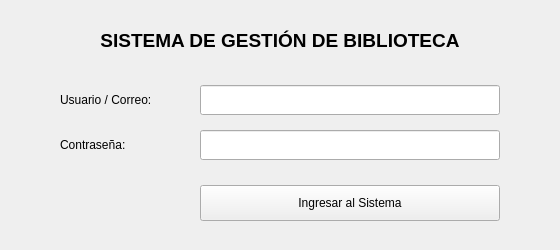
<?xml version="1.0" encoding="UTF-8"?>
<ui version="4.0">
 <class>Form</class>
 <widget class="QWidget" name="Form">
  <property name="geometry">
   <rect>
    <x>0</x>
    <y>0</y>
    <width>560</width>
    <height>250</height>
   </rect>
  </property>
  <property name="windowTitle">
   <string>Inicio de Sesión - Sistema de Biblioteca</string>
  </property>
  <widget class="QLabel" name="lbl_titulo">
   <property name="geometry">
    <rect>
     <x>20</x>
     <y>20</y>
     <width>520</width>
     <height>40</height>
    </rect>
   </property>
   <property name="font">
    <font>
     <pointsize>14</pointsize>
     <bold>true</bold>
    </font>
   </property>
   <property name="text">
    <string>SISTEMA DE GESTIÓN DE BIBLIOTECA</string>
   </property>
   <property name="alignment">
    <set>Qt::AlignCenter</set>
   </property>
  </widget>
  <widget class="QLabel" name="lbl_usuario">
   <property name="geometry">
    <rect>
     <x>60</x>
     <y>85</y>
     <width>130</width>
     <height>30</height>
    </rect>
   </property>
   <property name="text">
    <string>Usuario / Correo:</string>
   </property>
  </widget>
  <widget class="QLineEdit" name="txt_usuario">
   <property name="geometry">
    <rect>
     <x>200</x>
     <y>85</y>
     <width>300</width>
     <height>30</height>
    </rect>
   </property>
  </widget>
  <widget class="QLabel" name="lbl_password">
   <property name="geometry">
    <rect>
     <x>60</x>
     <y>130</y>
     <width>130</width>
     <height>30</height>
    </rect>
   </property>
   <property name="text">
    <string>Contraseña:</string>
   </property>
  </widget>
  <widget class="QLineEdit" name="txt_password">
   <property name="geometry">
    <rect>
     <x>200</x>
     <y>130</y>
     <width>300</width>
     <height>30</height>
    </rect>
   </property>
   <property name="echoMode">
    <enum>QLineEdit::Password</enum>
   </property>
  </widget>
  <widget class="QPushButton" name="btn_ingresar">
   <property name="geometry">
    <rect>
     <x>200</x>
     <y>185</y>
     <width>300</width>
     <height>36</height>
    </rect>
   </property>
   <property name="text">
    <string>Ingresar al Sistema</string>
   </property>
  </widget>
 </widget>
 <resources/>
 <connections/>
</ui>
